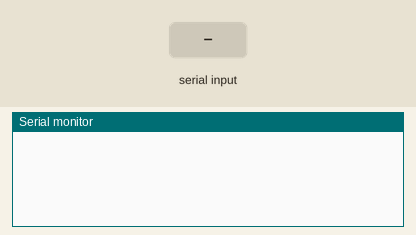
Recording of a sketch running on a simulated Arduino Uno, built with avr-gcc and run on an emulated ATmega328P. On the bench: the last lines printed to the serial monitor. The inputs (shaded band) are chosen by the test bench.

Above: at 1.2 s.
1.3 s: "90,45\n" received over Serial
At 2.4 s:
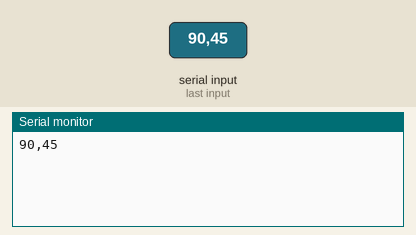
2.8 s: "5\n" received over Serial
At 3.6 s:
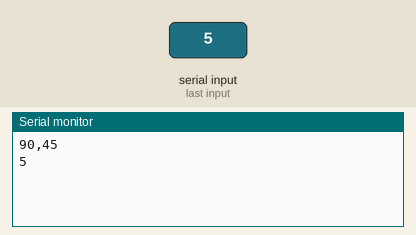
4.3 s: "1,90,45\n" received over Serial
At 4.7 s:
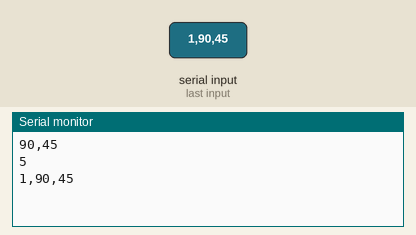
5.8 s: "n90\n" received over Serial
At 6.4 s:
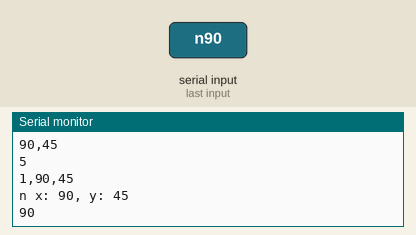
7.3 s: "n,45\n" received over Serial
At 8.2 s:
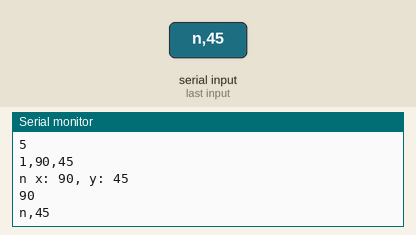

Measured:
- after the input at 1.3 s, the serial monitor: prints a new line at once (image 1)
- after the input at 2.8 s, the serial monitor: prints a new line at once (image 2)
- after the input at 4.3 s, the serial monitor: prints a new line at once (image 3)
- after the input at 5.8 s, the serial monitor: prints a new line at once (image 4)
- after the input at 7.3 s, the serial monitor: prints a new line at once (image 5)

The sketch:

Arduino_Serial_Communication-Arduino_side.ino
```cpp
//code here is a copy from the state machine test code, this is to have a seperate test version that can be run independently without modifying main code


char xCoord[9];
char yCoord[9];
int arrayPos = 0;
int arrayNum = 0;
int faceX = 0;
int faceY = 0;
String inputString;
int seperator;

void setup() {

  Serial.begin(9600);
}

void getCoordinates(char byte){  //runs for every byte in the serial communication, outputs whole coordinates

   if (byte == 'n') { //checks to see if endline character is found

      seperator = inputString.indexOf(','); //sets seperator to be the position in the string where the comma is present
      if (seperator != -1) { // runs if comma is present
          faceX = inputString.substring(0, seperator).toInt();  //sets the x coordinate to be all the numbers before the comma
          faceY = inputString.substring(seperator + 1).toInt(); //sets the y coordinate to be all the numbers after the comma
          Serial.println (" x: " + String(faceX) + ", y: " + String(faceY)); //prints full coordinates.
      }
      inputString = "";
    }
  else { //adds each part to the input string when the endline character is not found
    inputString += byte;
  }
}

void loop() {

  //data from python needs to be organised like this ___,___n    where the blanks are the x and y values, the n is there to end the communication
  while (Serial.available() > 0) { //checks to see if there is any serial communication

    char byte = Serial.read(); //set byte from serial communication
    Serial.print(byte); //print byte
    getCoordinates(byte); //run function to get coordinates

}
}
```
